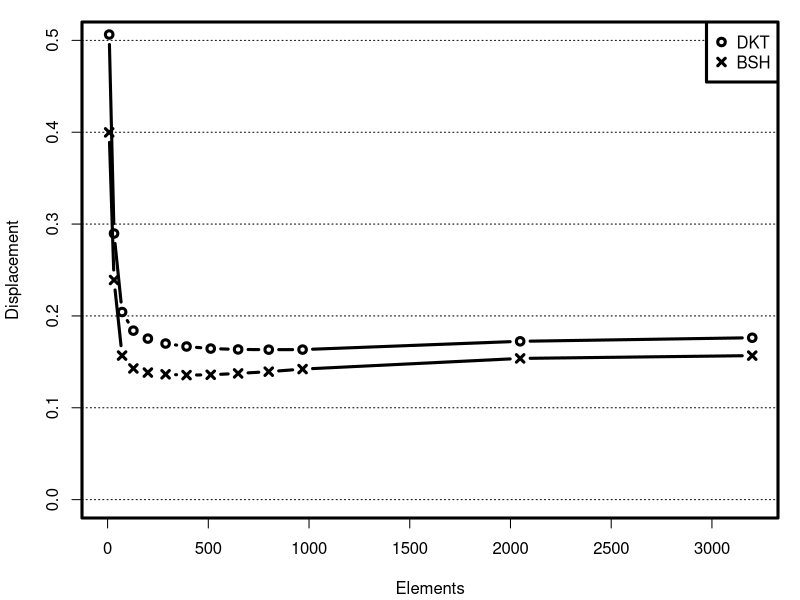

The R script that drew this image:
#
# Graph: modified Scordelis-Lo roof
#

n2e <- function(x) (2*x*x); # size to element count

lo <- read.csv("roof.csv");

# Compute displacement
lo$z <- 19.1511 - lo$z;

# Plot to PDF
pdf("roof.pdf", width=7, height=4);
p <- par(lwd=3, mar=c(4,4,1,1)+0.1);

plot(c(1,3200), c(0,0.5), type="n", xlab="Elements", ylab="Displacement");
abline(h=axTicks(2), lty="dotted", lwd=1); # Grid lines

n <- "optdkt";
lines(n2e(lo$size[lo$name == n]), lo$z[lo$name == n], type="b", col="black", pch=1);

n<- "bezier2";
lines(n2e(lo$size[lo$name == n]), lo$z[lo$name == n], type="b", col="black", pch=4);

legend("topright", c("DKT","BSH"), pch=c(1,4), col=c("black","black"), bg="white");

dev.off()
par(p);
